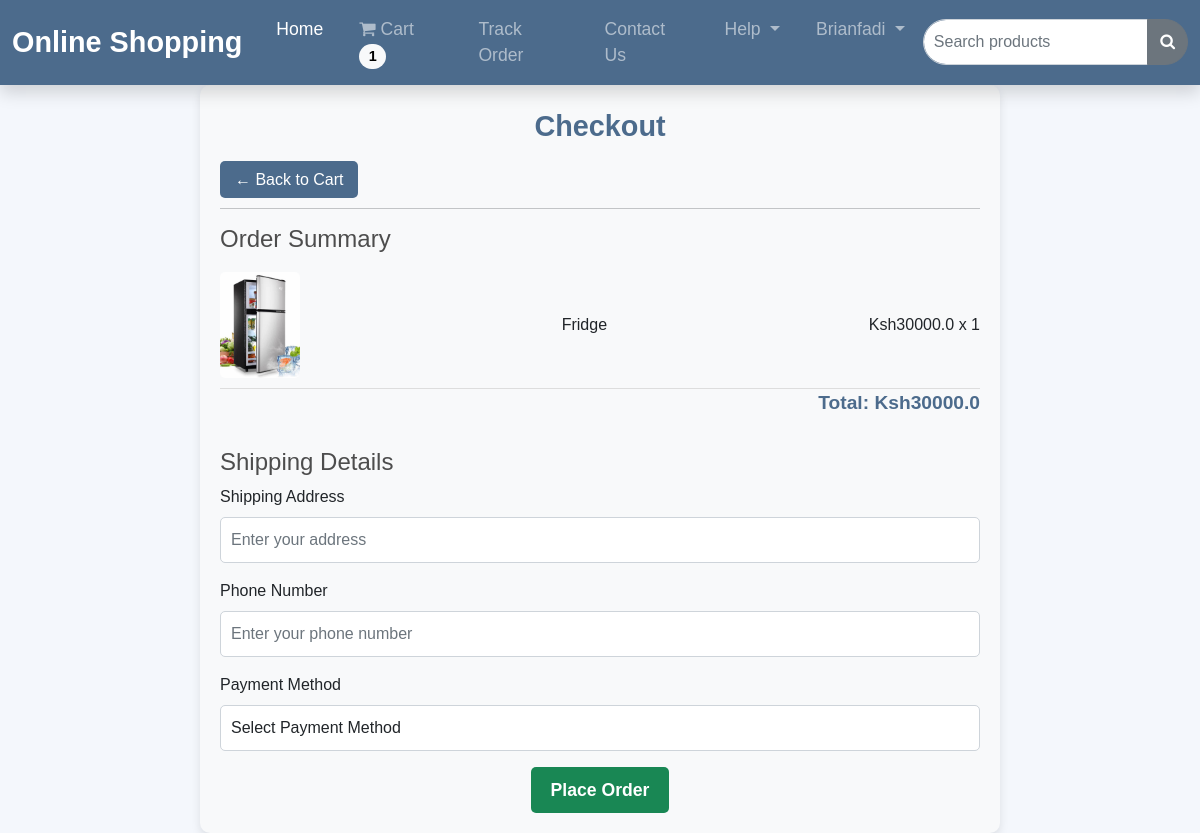
/checkout/ (signed in), run on an earlier commit of the app's database.
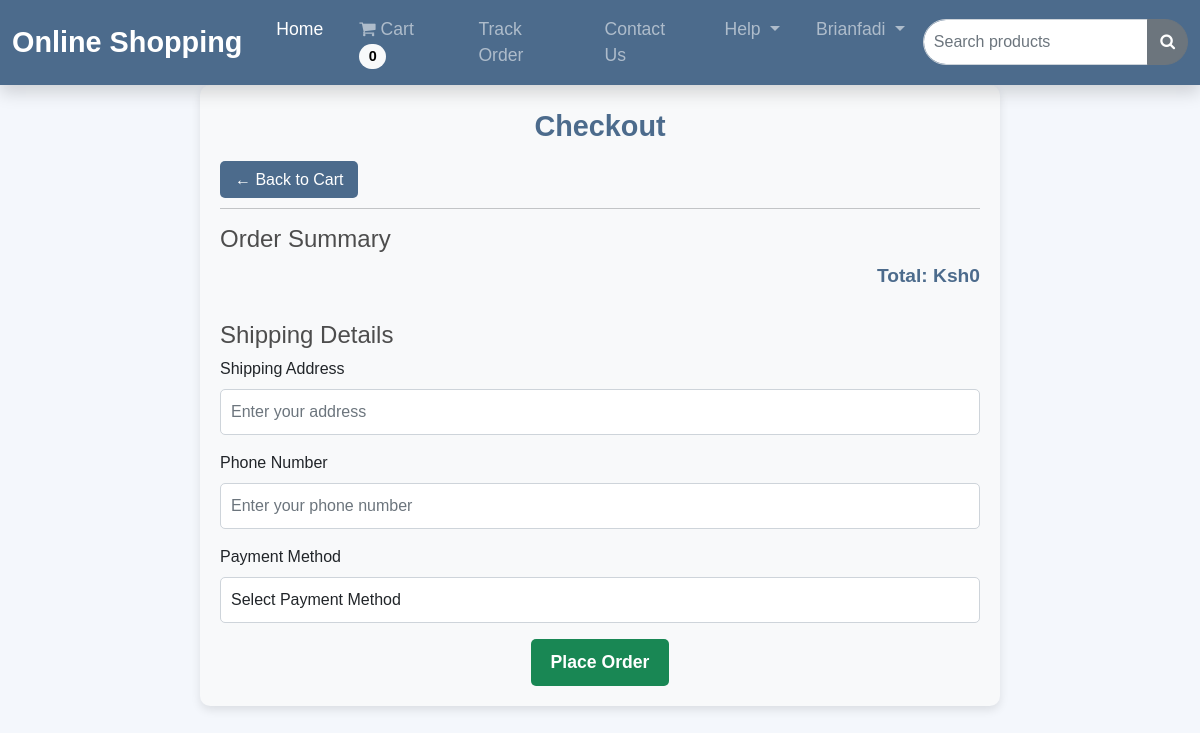
And on a later commit of the database.
### shop/models.py (models this page shows, shortened)
class OrderItem(models.Model):
    product = models.ForeignKey(Product, on_delete=models.SET_NULL, null=True)
    order = models.ForeignKey(Order, on_delete=models.SET_NULL, null=True)
    quantity = models.IntegerField(default=0)
    date_added = models.DateTimeField(default=now)
    @property
    def get_total(self):
        total = self.product.price * self.quantity
        return total

class Product(models.Model):
    name = models.CharField(max_length=100)
    price = models.FloatField()
    image = models.ImageField(upload_to="", default="")

class Order(models.Model):
    customer = models.ForeignKey(Customer, on_delete=models.SET_NULL, null=True)
    date_ordered = models.DateTimeField(default=now)
    complete = models.BooleanField(default=False)
    @property
    def get_cart_total(self):
        orderitems = self.orderitem_set.all()
        total = sum([item.get_total for item in orderitems])
        return total
    @property
    def get_cart_items(self):
        orderitems = self.orderitem_set.all()
        total = sum([item.quantity for item in orderitems])
        return total

### shop/views.py (the view, shortened to what this page needs)
# urls.py: path("checkout/", views.checkout, name="checkout"),
def checkout(request):
    data = cartData(request)
    items = data['items']
    order = data['order']
    cartItems = data['cartItems']
    total = order.get_cart_total
    return render(request, "shop/checkout.html", {'cartItems': cartItems, 'order': order, 'items': items})

### shop/inherit.py (called while the page is built)
def cartData(request):
    if request.user.is_authenticated:
        customer = request.user.customer
        order, created = Order.objects.get_or_create(customer=customer, complete=False)
        items = order.orderitem_set.all()
        cartItems = order.get_cart_items
    else:
        items = []
        order = {'get_cart_total':0, 'get_cart_items':0}
        cartItems = order['get_cart_items']
    return {'cartItems':cartItems, 'items':items, 'order':order}

### shop/templates/shop/checkout.html (shortened to what this page needs)
{% extends 'shop/base.html' %}
{% load static %}
{% block body %}
<div class="checkout-container">
    <div class="checkout-header">Checkout</div>
    <a class="btn-back" href="/cart/">&#x2190; Back to Cart</a>
    <hr>
    <div class="order-summary">
        <h4>Order Summary</h4>
        {% for item in items %}
        <div class="order-item">
            <img src="{{ item.product.image.url }}" alt="{{ item.product.name }}">
            <div>{{ item.product.name }}</div>
            <div>Ksh{{ item.product.price }} x {{ item.quantity }}</div>
        </div>
        {% endfor %}
        <div class="order-total">Total: Ksh{{ order.get_cart_total }}</div>
    </div>
    <form method="POST">
        <h4>Shipping Details</h4>
        <div class="mb-3">
            <label for="address" class="form-label">Shipping Address</label>
            <input type="text" class="form-control" name="address" id="address" placeholder="Enter your address" required>
        </div>
        <div class="mb-3">
            <label for="phone_number" class="form-label">Phone Number</label>
            <input type="text" class="form-control" name="phone_number" id="phone_number" placeholder="Enter your phone number" required>
        </div>
        <div class="mb-3">
    <label for="payment" class="form-label">Payment Method</label>
    <select class="form-control" name="payment" id="payment" required>
        <option value="">Select Payment Method</option>
    </select>
</div>
        <div class="text-center">
            <button type="submit" class="btn-submit">Place Order</button>
        </div>
    </form>
</div>
{% endblock %}

### shop/templates/shop/base.html (shortened to what this page needs)
<!doctype html>
<html lang="en">
<head>
    <link href="https://cdn.jsdelivr.net/npm/bootstrap@5.0.2/dist/css/bootstrap.min.css" rel="stylesheet"
>
    <link rel="stylesheet" href="https://cdnjs.cloudflare.com/ajax/libs/font-awesome/4.7.0/css/font-awesome.min.css">
</head>
<body style="background: #f4f7fc; font-family: 'Arial', sans-serif;">
 <nav class="navbar navbar-expand-lg navbar-dark sticky-top shadow" style="background-color: #4C6B8C;">
    <div class="container-fluid">
        <a class="navbar-brand" href="/" style="font-size: 1.8rem; font-weight: bold;">Online Shopping</a>
        <div class="collapse navbar-collapse" id="navbarContent">
            <ul class="navbar-nav me-auto mb-2 mb-lg-0">
                <li class="nav-item">
                    <a class="nav-link active" href="/" style="font-size: 1.1rem;">Home</a>
                </li>
                <li class="nav-item">
                    <a class="nav-link" href="/cart/" style="font-size: 1.1rem; position: relative;">
                        <i class="fa fa-shopping-cart"></i> Cart
                        <span class="badge bg-light rounded-pill" id="cart-count" style="color: black">
                            {{ cartItems }}
                        </span>
                    </a>
                </li>
                <li class="nav-item">
                    <a class="nav-link" href="/tracker/" style="font-size: 1.1rem;">Track Order</a>
                </li>
                <li class="nav-item">
                    <a class="nav-link" href="/contact/" style="font-size: 1.1rem;">Contact Us</a>
                </li>
                <li class="nav-item dropdown">
                    <a class="nav-link dropdown-toggle" href="#" id="helpDropdown" role="button" data-bs-toggle="dropdown" aria-expanded="false" style="font-size: 1.1rem;">
                        Help
                    </a>
                </li>
                {% if not request.user.is_authenticated %}
                <li class="nav-item">
                    <a class="nav-link" href="/register/" style="font-size: 1.1rem;">Register</a>
                </li>
                <li class="nav-item">
                    <a class="nav-link" href="/login/" style="font-size: 1.1rem;">Login</a>
                </li>
                {% else %}
                <li class="nav-item dropdown">
                    <a class="nav-link dropdown-toggle" href="#" id="accountDropdown" role="button" data-bs-toggle="dropdown" aria-expanded="false" style="font-size: 1.1rem;">
                        {{ request.user }}
                    </a>
                </li>
                {% endif %}
            </ul>
            <form class="d-flex" method="POST" action="/search/">
                <div class="input-group">
                    <input class="form-control" type="search" name="search" placeholder="Search products" aria-label="Search" style="border-radius: 30px 0 0 30px;">
                    <button class="btn btn-secondary" type="submit" style="border-radius: 0 30px 30px 0;">
                        <i class="fa fa-search"></i>
                    </button>
                </div>
            </form>
        </div>
    </div>
</nav>
    {% block body %}
    {% endblock %}
</body>
</html>

What changed in the data, as far as the page shows it:
removed OrderItem: product.image (picture), product.name "Fridge", product.price "30000.0", quantity "1"
removed Order: get_cart_total "30000.0"
added Order: get_cart_total "0"
Also different on the page:
{{ cartItems }}: "1" → "0"
